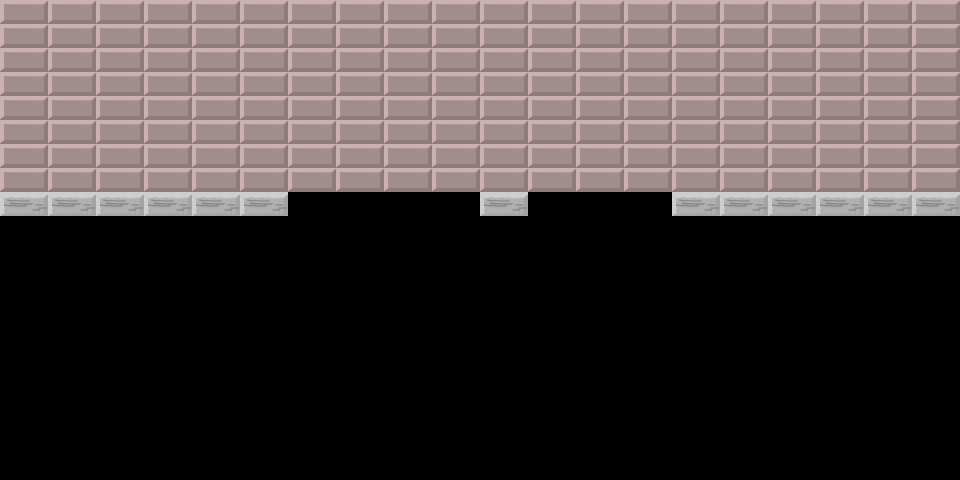

A 2D game scene composited from a Tiled map and its tileset images. What follows is a short description and the map's XML, with every tile layer's data as written:
An orthogonal 20x20 tile map with 48x24 px tiles, 1 tile layer (Bricks).

<map version="1.0" orientation="orthogonal" width="20" height="20" tilewidth="48" tileheight="24">
 <tileset firstgid="1" name="bricks" tilewidth="48" tileheight="24" spacing="1">
  <image source="bricks.png" width="244" height="124" />
  <tile id="0">
   <properties>
    <property name="type" value="mud" />
   </properties>
  </tile>
  <tile id="5">
   <properties>
    <property name="type" value="concrete" />
   </properties>
  </tile>
  <tile id="24">
   <properties>
    <property name="type" value="empty" />
   </properties>
  </tile>
 </tileset>
 <layer name="Bricks" width="20" height="20">
  <data encoding="csv">
1,1,1,1,1,1,1,1,1,1,1,1,1,1,1,1,1,1,1,1,
1,1,1,1,1,1,1,1,1,1,1,1,1,1,1,1,1,1,1,1,
1,1,1,1,1,1,1,1,1,1,1,1,1,1,1,1,1,1,1,1,
1,1,1,1,1,1,1,1,1,1,1,1,1,1,1,1,1,1,1,1,
1,1,1,1,1,1,1,1,1,1,1,1,1,1,1,1,1,1,1,1,
1,1,1,1,1,1,1,1,1,1,1,1,1,1,1,1,1,1,1,1,
1,1,1,1,1,1,1,1,1,1,1,1,1,1,1,1,1,1,1,1,
1,1,1,1,1,1,1,1,1,1,1,1,1,1,1,1,1,1,1,1,
6,6,6,6,6,6,0,0,0,0,6,0,0,0,6,6,6,6,6,6,
0,0,0,0,0,0,0,0,0,0,0,0,0,0,0,0,0,0,0,0,
0,0,0,0,0,0,0,0,0,0,0,0,0,0,0,0,0,0,0,0,
0,0,0,0,0,0,0,0,0,0,0,0,0,0,0,0,0,0,0,0,
0,0,0,0,0,0,0,0,0,0,0,0,0,0,0,0,0,0,0,0,
0,0,0,0,0,0,0,0,0,0,0,0,0,0,0,0,0,0,0,0,
0,0,0,0,0,0,0,0,0,0,0,0,0,0,0,0,0,0,0,0,
0,0,0,0,0,0,0,0,0,0,0,0,0,0,0,0,0,0,0,0,
0,0,0,0,0,0,0,0,0,0,0,0,0,0,0,0,0,0,0,0,
0,0,0,0,0,0,0,0,0,0,0,0,0,0,0,0,0,0,0,0,
0,0,0,0,0,0,0,0,0,0,0,0,0,0,0,0,0,0,0,0,
0,0,0,0,0,0,0,0,0,0,0,0,0,0,0,0,0,0,0,0
</data>
 </layer>
</map>